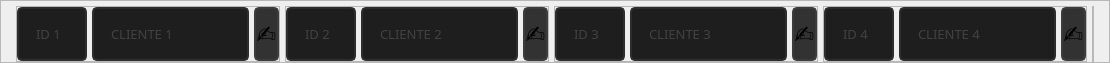
        <widget class="QFrame" name="frame_4">
         <property name="maximumSize">
          <size>
           <width>16777215</width>
           <height>60</height>
          </size>
         </property>
         <property name="frameShape">
          <enum>QFrame::StyledPanel</enum>
         </property>
         <property name="frameShadow">
          <enum>QFrame::Raised</enum>
         </property>
         <layout class="QHBoxLayout" name="horizontalLayout_4">
          <property name="spacing">
           <number>5</number>
          </property>
          <property name="leftMargin">
           <number>15</number>
          </property>
          <property name="topMargin">
           <number>5</number>
          </property>
          <property name="rightMargin">
           <number>15</number>
          </property>
          <property name="bottomMargin">
           <number>0</number>
          </property>
          <item>
           <widget class="QFrame" name="frame_15">
            <property name="frameShape">
             <enum>QFrame::StyledPanel</enum>
            </property>
            <property name="frameShadow">
             <enum>QFrame::Raised</enum>
            </property>
            <layout class="QHBoxLayout" name="horizontalLayout_12">
             <property name="spacing">
              <number>5</number>
             </property>
             <property name="leftMargin">
              <number>0</number>
             </property>
             <property name="topMargin">
              <number>0</number>
             </property>
             <property name="rightMargin">
              <number>0</number>
             </property>
             <property name="bottomMargin">
              <number>0</number>
             </property>
             <item>
              <widget class="QLineEdit" name="txt_idcli1">
               <property name="sizePolicy">
                <sizepolicy hsizetype="Expanding" vsizetype="Expanding">
                 <horstretch>0</horstretch>
                 <verstretch>0</verstretch>
                </sizepolicy>
               </property>
               <property name="maximumSize">
                <size>
                 <width>70</width>
                 <height>16777215</height>
                </size>
               </property>
               <property name="font">
                <font>
                 <family>Quicksand</family>
                 <pointsize>10</pointsize>
                </font>
               </property>
               <property name="styleSheet">
                <string notr="true">QLineEdit{
	border: 2px solid rgb(45, 45, 45);
	border-radius: 5px;
	padding: 15px;
	background-color: rgb(30, 30, 30);
	color: rgb(100, 100, 100);
}
QLineEdit:hover{
	border: 2px solid rgb(55, 55, 55);
}
QLineEdit:focus{
	border: 2px solid rgb(255, 207, 0);
	color: rgb(200, 200, 200);
}</string>
               </property>
               <property name="maxLength">
                <number>32</number>
               </property>
               <property name="placeholderText">
                <string>ID 1</string>
               </property>
              </widget>
             </item>
             <item>
              <widget class="QLineEdit" name="txt_cli1">
               <property name="sizePolicy">
                <sizepolicy hsizetype="Expanding" vsizetype="Expanding">
                 <horstretch>0</horstretch>
                 <verstretch>0</verstretch>
                </sizepolicy>
               </property>
               <property name="font">
                <font>
                 <family>Quicksand</family>
                 <pointsize>10</pointsize>
                </font>
               </property>
               <property name="styleSheet">
                <string notr="true">QLineEdit{
	border: 2px solid rgb(45, 45, 45);
	border-radius: 5px;
	padding: 15px;
	background-color: rgb(30, 30, 30);
	color: rgb(100, 100, 100);
}
QLineEdit:hover{
	border: 2px solid rgb(55, 55, 55);
}
QLineEdit:focus{
	border: 2px solid rgb(255, 207, 0);
	color: rgb(200, 200, 200);
}</string>
               </property>
               <property name="maxLength">
                <number>32</number>
               </property>
               <property name="placeholderText">
                <string>CLIENTE 1</string>
               </property>
              </widget>
             </item>
             <item>
              <widget class="QPushButton" name="btn_copycli1">
               <property name="sizePolicy">
                <sizepolicy hsizetype="Expanding" vsizetype="Expanding">
                 <horstretch>0</horstretch>
                 <verstretch>0</verstretch>
                </sizepolicy>
               </property>
               <property name="maximumSize">
                <size>
                 <width>60</width>
                 <height>16777215</height>
                </size>
               </property>
               <property name="font">
                <font>
                 <pointsize>18</pointsize>
                 <weight>50</weight>
                 <italic>false</italic>
                 <bold>false</bold>
                </font>
               </property>
               <property name="styleSheet">
                <string notr="true">QPushButton{
	background-color:rgb(50, 50, 50);
	border:2px solid rgb(60, 60, 60);
	border-radius:5px;
	font: 18pt ;
}
QPushButton:hover{
	background-color:rgb(60, 60, 60);
	border: 2px solid rgb(70, 70, 70);
}
QPushButton:pressed{
	background-color:rgb(250, 230, 0);
	border: 2px solid rgb(255, 165, 24);
	color: rgb(35, 35, 35);
}</string>
               </property>
               <property name="text">
                <string>✍</string>
               </property>
              </widget>
             </item>
            </layout>
           </widget>
          </item>
          <item>
           <widget class="QFrame" name="frame_16">
            <property name="frameShape">
             <enum>QFrame::StyledPanel</enum>
            </property>
            <property name="frameShadow">
             <enum>QFrame::Raised</enum>
            </property>
            <layout class="QHBoxLayout" name="horizontalLayout_13">
             <property name="spacing">
              <number>5</number>
             </property>
             <property name="leftMargin">
              <number>0</number>
             </property>
             <property name="topMargin">
              <number>0</number>
             </property>
             <property name="rightMargin">
              <number>0</number>
             </property>
             <property name="bottomMargin">
              <number>0</number>
             </property>
             <item>
              <widget class="QLineEdit" name="txt_idcli2">
               <property name="sizePolicy">
                <sizepolicy hsizetype="Expanding" vsizetype="Expanding">
                 <horstretch>0</horstretch>
                 <verstretch>0</verstretch>
                </sizepolicy>
               </property>
               <property name="maximumSize">
                <size>
                 <width>70</width>
                 <height>16777215</height>
                </size>
               </property>
               <property name="font">
                <font>
                 <family>Quicksand</family>
                 <pointsize>10</pointsize>
                </font>
               </property>
               <property name="styleSheet">
                <string notr="true">QLineEdit{
	border: 2px solid rgb(45, 45, 45);
	border-radius: 5px;
	padding: 15px;
	background-color: rgb(30, 30, 30);
	color: rgb(100, 100, 100);
}
QLineEdit:hover{
	border: 2px solid rgb(55, 55, 55);
}
QLineEdit:focus{
	border: 2px solid rgb(255, 207, 0);
	color: rgb(200, 200, 200);
}</string>
               </property>
               <property name="maxLength">
                <number>32</number>
               </property>
               <property name="placeholderText">
                <string>ID 2</string>
               </property>
              </widget>
             </item>
             <item>
              <widget class="QLineEdit" name="txt_cli2">
               <property name="sizePolicy">
                <sizepolicy hsizetype="Expanding" vsizetype="Expanding">
                 <horstretch>0</horstretch>
                 <verstretch>0</verstretch>
                </sizepolicy>
               </property>
               <property name="font">
                <font>
                 <family>Quicksand</family>
                 <pointsize>10</pointsize>
                </font>
               </property>
               <property name="styleSheet">
                <string notr="true">QLineEdit{
	border: 2px solid rgb(45, 45, 45);
	border-radius: 5px;
	padding: 15px;
	background-color: rgb(30, 30, 30);
	color: rgb(100, 100, 100);
}
QLineEdit:hover{
	border: 2px solid rgb(55, 55, 55);
}
QLineEdit:focus{
	border: 2px solid rgb(255, 207, 0);
	color: rgb(200, 200, 200);
}</string>
               </property>
               <property name="maxLength">
                <number>64</number>
               </property>
               <property name="placeholderText">
                <string>CLIENTE 2</string>
               </property>
              </widget>
             </item>
             <item>
              <widget class="QPushButton" name="btn_copycli2">
               <property name="sizePolicy">
                <sizepolicy hsizetype="Expanding" vsizetype="Expanding">
                 <horstretch>0</horstretch>
                 <verstretch>0</verstretch>
                </sizepolicy>
               </property>
               <property name="maximumSize">
                <size>
                 <width>60</width>
                 <height>16777215</height>
                </size>
               </property>
               <property name="font">
                <font>
                 <pointsize>18</pointsize>
                 <weight>50</weight>
                 <italic>false</italic>
                 <bold>false</bold>
                </font>
               </property>
               <property name="styleSheet">
                <string notr="true">QPushButton{
	background-color:rgb(50, 50, 50);
	border:2px solid rgb(60, 60, 60);
	border-radius:5px;
	font: 18pt ;
}
QPushButton:hover{
	background-color:rgb(60, 60, 60);
	border: 2px solid rgb(70, 70, 70);
}
QPushButton:pressed{
	background-color:rgb(250, 230, 0);
	border: 2px solid rgb(255, 165, 24);
	color: rgb(35, 35, 35);
}</string>
               </property>
               <property name="text">
                <string>✍</string>
               </property>
              </widget>
             </item>
            </layout>
           </widget>
          </item>
          <item>
           <widget class="QFrame" name="frame_17">
            <property name="frameShape">
             <enum>QFrame::StyledPanel</enum>
            </property>
            <property name="frameShadow">
             <enum>QFrame::Raised</enum>
            </property>
            <layout class="QHBoxLayout" name="horizontalLayout_14">
             <property name="spacing">
              <number>5</number>
             </property>
             <property name="leftMargin">
              <number>0</number>
             </property>
             <property name="topMargin">
              <number>0</number>
             </property>
             <property name="rightMargin">
              <number>0</number>
             </property>
             <property name="bottomMargin">
              <number>0</number>
             </property>
             <item>
              <widget class="QLineEdit" name="txt_idcli3">
               <property name="sizePolicy">
                <sizepolicy hsizetype="Expanding" vsizetype="Expanding">
                 <horstretch>0</horstretch>
                 <verstretch>0</verstretch>
                </sizepolicy>
               </property>
               <property name="maximumSize">
                <size>
                 <width>70</width>
                 <height>16777215</height>
                </size>
               </property>
               <property name="font">
                <font>
                 <family>Quicksand</family>
                 <pointsize>10</pointsize>
                </font>
               </property>
               <property name="styleSheet">
                <string notr="true">QLineEdit{
	border: 2px solid rgb(45, 45, 45);
	border-radius: 5px;
	padding: 15px;
	background-color: rgb(30, 30, 30);
	color: rgb(100, 100, 100);
}
QLineEdit:hover{
	border: 2px solid rgb(55, 55, 55);
}
QLineEdit:focus{
	border: 2px solid rgb(255, 207, 0);
	color: rgb(200, 200, 200);
}</string>
               </property>
               <property name="maxLength">
                <number>32</number>
               </property>
               <property name="placeholderText">
                <string>ID 3</string>
               </property>
              </widget>
             </item>
             <item>
              <widget class="QLineEdit" name="txt_cli3">
               <property name="sizePolicy">
                <sizepolicy hsizetype="Expanding" vsizetype="Expanding">
                 <horstretch>0</horstretch>
                 <verstretch>0</verstretch>
                </sizepolicy>
               </property>
               <property name="font">
                <font>
                 <family>Quicksand</family>
                 <pointsize>10</pointsize>
                </font>
               </property>
               <property name="styleSheet">
                <string notr="true">QLineEdit{
	border: 2px solid rgb(45, 45, 45);
	border-radius: 5px;
	padding: 15px;
	background-color: rgb(30, 30, 30);
	color: rgb(100, 100, 100);
}
QLineEdit:hover{
	border: 2px solid rgb(55, 55, 55);
}
QLineEdit:focus{
	border: 2px solid rgb(255, 207, 0);
	color: rgb(200, 200, 200);
}</string>
               </property>
               <property name="maxLength">
                <number>64</number>
               </property>
               <property name="placeholderText">
                <string>CLIENTE 3</string>
               </property>
              </widget>
             </item>
             <item>
              <widget class="QPushButton" name="btn_copycli3">
               <property name="sizePolicy">
                <sizepolicy hsizetype="Expanding" vsizetype="Expanding">
                 <horstretch>0</horstretch>
                 <verstretch>0</verstretch>
                </sizepolicy>
               </property>
               <property name="maximumSize">
                <size>
                 <width>60</width>
                 <height>16777215</height>
                </size>
               </property>
               <property name="font">
                <font>
                 <pointsize>18</pointsize>
                 <weight>50</weight>
                 <italic>false</italic>
                 <bold>false</bold>
                </font>
               </property>
               <property name="styleSheet">
                <string notr="true">QPushButton{
	background-color:rgb(50, 50, 50);
	border:2px solid rgb(60, 60, 60);
	border-radius:5px;
	font: 18pt ;
}
QPushButton:hover{
	background-color:rgb(60, 60, 60);
	border: 2px solid rgb(70, 70, 70);
}
QPushButton:pressed{
	background-color:rgb(250, 230, 0);
	border: 2px solid rgb(255, 165, 24);
	color: rgb(35, 35, 35);
}</string>
               </property>
               <property name="text">
                <string>✍</string>
               </property>
              </widget>
             </item>
            </layout>
           </widget>
          </item>
          <item>
           <widget class="QFrame" name="frame_18">
            <property name="frameShape">
             <enum>QFrame::StyledPanel</enum>
            </property>
            <property name="frameShadow">
             <enum>QFrame::Raised</enum>
            </property>
            <layout class="QHBoxLayout" name="horizontalLayout_15">
             <property name="spacing">
              <number>5</number>
             </property>
             <property name="leftMargin">
              <number>0</number>
             </property>
             <property name="topMargin">
              <number>0</number>
             </property>
             <property name="rightMargin">
              <number>0</number>
             </property>
             <property name="bottomMargin">
              <number>0</number>
             </property>
             <item>
              <widget class="QLineEdit" name="txt_idcli4">
               <property name="sizePolicy">
                <sizepolicy hsizetype="Expanding" vsizetype="Expanding">
                 <horstretch>0</horstretch>
                 <verstretch>0</verstretch>
                </sizepolicy>
               </property>
               <property name="maximumSize">
                <size>
                 <width>70</width>
                 <height>16777215</height>
                </size>
               </property>
               <property name="font">
                <font>
                 <family>Quicksand</family>
                 <pointsize>10</pointsize>
                </font>
               </property>
               <property name="styleSheet">
                <string notr="true">QLineEdit{
	border: 2px solid rgb(45, 45, 45);
	border-radius: 5px;
	padding: 15px;
	background-color: rgb(30, 30, 30);
	color: rgb(100, 100, 100);
}
QLineEdit:hover{
	border: 2px solid rgb(55, 55, 55);
}
QLineEdit:focus{
	border: 2px solid rgb(255, 207, 0);
	color: rgb(200, 200, 200);
}</string>
               </property>
               <property name="maxLength">
                <number>32</number>
               </property>
               <property name="placeholderText">
                <string>ID 4</string>
               </property>
              </widget>
             </item>
             <item>
              <widget class="QLineEdit" name="txt_cli4">
               <property name="sizePolicy">
                <sizepolicy hsizetype="Expanding" vsizetype="Expanding">
                 <horstretch>0</horstretch>
                 <verstretch>0</verstretch>
                </sizepolicy>
               </property>
               <property name="font">
                <font>
                 <family>Quicksand</family>
                 <pointsize>10</pointsize>
                </font>
               </property>
               <property name="styleSheet">
                <string notr="true">QLineEdit{
	border: 2px solid rgb(45, 45, 45);
	border-radius: 5px;
	padding: 15px;
	background-color: rgb(30, 30, 30);
	color: rgb(100, 100, 100);
}
QLineEdit:hover{
	border: 2px solid rgb(55, 55, 55);
}
QLineEdit:focus{
	border: 2px solid rgb(255, 207, 0);
	color: rgb(200, 200, 200);
}</string>
               </property>
               <property name="maxLength">
                <number>64</number>
               </property>
               <property name="placeholderText">
                <string>CLIENTE 4</string>
               </property>
              </widget>
             </item>
             <item>
              <widget class="QPushButton" name="btn_copycli4">
               <property name="sizePolicy">
                <sizepolicy hsizetype="Expanding" vsizetype="Expanding">
                 <horstretch>0</horstretch>
                 <verstretch>0</verstretch>
                </sizepolicy>
               </property>
               <property name="maximumSize">
                <size>
                 <width>60</width>
                 <height>16777215</height>
                </size>
               </property>
               <property name="font">
                <font>
                 <pointsize>18</pointsize>
                 <weight>50</weight>
                 <italic>false</italic>
                 <bold>false</bold>
                </font>
               </property>
               <property name="styleSheet">
                <string notr="true">QPushButton{
	background-color:rgb(50, 50, 50);
	border:2px solid rgb(60, 60, 60);
	border-radius:5px;
	font: 18pt ;
}
QPushButton:hover{
	background-color:rgb(60, 60, 60);
	border: 2px solid rgb(70, 70, 70);
}
QPushButton:pressed{
	background-color:rgb(250, 230, 0);
	border: 2px solid rgb(255, 165, 24);
	color: rgb(35, 35, 35);
}</string>
               </property>
               <property name="text">
                <string>✍</string>
               </property>
              </widget>
             </item>
            </layout>
           </widget>
          </item>
          <item>
           <widget class="QFrame" name="frame_19">
            <property name="frameShape">
             <enum>QFrame::StyledPanel</enum>
            </property>
            <property name="frameShadow">
             <enum>QFrame::Raised</enum>
            </property>
            <layout class="QHBoxLayout" name="horizontalLayout_16">
             <property name="spacing">
              <number>0</number>
             </property>
             <property name="leftMargin">
              <number>0</number>
             </property>
             <property name="topMargin">
              <number>0</number>
             </property>
             <property name="rightMargin">
              <number>0</number>
             </property>
             <property name="bottomMargin">
              <number>0</number>
             </property>
            </layout>
           </widget>
          </item>
         </layout>
        </widget>
